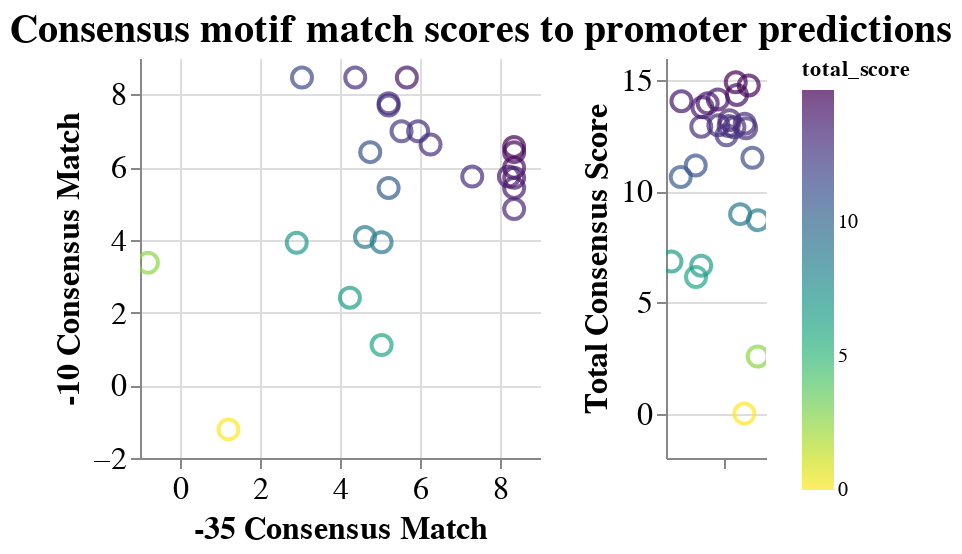

Source (notebook cell):
### Markdown cell above
In this dataframe, `hex1_score` and `hex2_score` represent this predictions log odds score (how well it matches) to the consensus PSSM above. The `total_score` is the sum of `hex1_score` and `hex2_score`. Higher scores indicate better matches to the consensus.

### Code cell
# scatter plot of hex1 vs hex 2
scatter = alt.Chart(
    hex_score_df,
).mark_point().encode(
    x=alt.X('hex1_score:Q',axis=alt.Axis(title="-35 Consensus Match")),
    y=alt.Y('hex2_score:Q',axis=alt.Axis(title="-10 Consensus Match")),
    color=alt.Color('total_score:Q',scale=alt.Scale(scheme='viridis'),sort='descending'),
    size=alt.value(100),
    tooltip=["desc:N","hex1:N",'hex2:N','total_score:Q'],
).properties(
    width=200,
    height=200
).interactive()

# stripplot showing total score (hex1 + hex2)
stripplot = alt.Chart(
    hex_score_df,
).mark_point().encode(
    x=alt.X(
        'jitter:Q',
        title=None,
        axis=alt.Axis(values=[0], ticks=True, grid=False, labels=False),
        scale=alt.Scale()
    ),
    y=alt.Y(
        'total_score:Q',
        axis=alt.Axis(title="Total Consensus Score")),
    color=alt.Color(
        'total_score:Q',
        scale=alt.Scale(scheme='viridis'),
        sort='descending'),
    size=alt.value(100),
    tooltip=["desc:N","hex1:N",'hex2:N','total_score:Q'],
).transform_calculate(
    # Generate Gaussian jitter with a Box-Muller transform
    jitter='sqrt(-2*log(random()))*cos(2*PI*random())'
).properties(height=200, width=50
).interactive()

# horizontally concat plots
combo = alt.hconcat(
    scatter, 
    stripplot,
    title=f"Consensus motif match scores to promoter predictions"
).configure_view(
    stroke=None
).configure_axis(
    labelFontSize=16,
    titleFontSize=16,
).configure_title(
    anchor='middle',
    fontSize=20
)

combo

### Figure 1 — Vega-Lite specification as saved in the notebook (floating-point values rounded to 4 significant figures)
{"config": {"view": {"continuousWidth": 400, "continuousHeight": 300, "stroke": null}, "axis": {"labelFontSize": 16, "titleFontSize": 16}, "title": {"anchor": "middle", "fontSize": 20}}, "hconcat": [{"mark": "point", "encoding": {"color": {"type": "quantitative", "field": "total_score", "scale": {"scheme": "viridis"}, "sort": "descending"}, "size": {"value": 100}, "tooltip": [{"type": "nominal", "field": "desc"}, {"type": "nominal", "field": "hex1"}, {"type": "nominal", "field": "hex2"}, {"type": "quantitative", "field": "total_score"}], "x": {"type": "quantitative", "axis": {"title": "-35 Consensus Match"}, "field": "hex1_score"}, "y": {"type": "quantitative", "axis": {"title": "-10 Consensus Match"}, "field": "hex2_score"}}, "height": 200, "selection": {"selector001": {"type": "interval", "bind": "scales", "encodings": ["x", "y"]}}, "width": 200}, {"mark": "point", "encoding": {"color": {"type": "quantitative", "field": "total_score", "scale": {"scheme": "viridis"}, "sort": "descending"}, "size": {"value": 100}, "tooltip": [{"type": "nominal", "field": "desc"}, {"type": "nominal", "field": "hex1"}, {"type": "nominal", "field": "hex2"}, {"type": "quantitative", "field": "total_score"}], "x": {"type": "quantitative", "axis": {"grid": false, "labels": false, "ticks": true, "values": [0]}, "field": "jitter", "scale": {}, "title": null}, "y": {"type": "quantitative", "axis": {"title": "Total Consensus Score"}, "field": "total_score"}}, "height": 200, "selection": {"selector002": {"type": "interval", "bind": "scales", "encodings": ["x", "y"]}}, "transform": [{"calculate": "sqrt(-2*log(random()))*cos(2*PI*random())", "as": "jitter"}], "width": 50}], "data": {"name": "data-2a594d1cd6d8f25bebde6b23cfae1a8f"}, "title": "Consensus motif match scores to promoter predictions", "$schema": "https://vega.github.io/schema/vega-lite/v4.0.2.json", "datasets": {"data-2a594d1cd6d8f25bebde6b23cfae1a8f": [{"locus_tag": "EQU24_RS02895", "desc": "EQU24_RS02895||exosortase system-associated protein, TIGR04073 family", "motif_block": "TTGACAACATTCAACCTTTAGGCTATTGT", "hex1": "TTGACA", "hex1_score": 8.353, "hex2": "TATTGT", "hex2_score": 5.705, "total_score": 14.06}, {"locus_tag": "EQU24_RS02970", "desc": "EQU24_RS02970|pqqA|pyrroloquinoline quinone precursor peptide PqqA", "motif_block": "TTGCTTTGCCTAAATTATCGTCGTATACT", "hex1": "TTGCTT", "hex1_score": 5.215, "hex2": "TATACT", "hex2_score": 7.692, "total_score": 12.91}, {"locus_tag": "EQU24_RS03495", "desc": "EQU24_RS03495||cold-shock protein", "motif_block": "TTGACTTTGGGGAAATAAGGCATAGAAT", "hex1": "TTGACT", "hex1_score": 7.306, "hex2": "TAGAAT", "hex2_score": 5.74, "total_score": 13.05}, {"locus_tag": "EQU24_RS07185", "desc": "EQU24_RS07185||glutamate--ammonia ligase", "motif_block": "TTGTAATTGAGATCAATTAGTTGCTTATAT", "hex1": "TTGTAA", "hex1_score": 5.04, "hex2": "TTATAT", "hex2_score": 3.934, "total_score": 8.974}, {"locus_tag": "EQU24_RS07390", "desc": "EQU24_RS07390|rpmI|50S ribosomal protein L35", "motif_block": "CTCAAGGAAACTTACTATTTTTAATCG", "hex1": "CTCAAG", "hex1_score": -0.8016, "hex2": "TAATCG", "hex2_score": 3.37, "total_score": 2.568}, {"locus_tag": "EQU24_RS10370", "desc": "EQU24_RS10370|acpP|acyl carrier protein", "motif_block": "GTGATATTTTTATAATATAAAGTATAAT", "hex1": "GTGATA", "hex1_score": 4.381, "hex2": "TATAAT", "hex2_score": 8.462, "total_score": 12.84}, {"locus_tag": "EQU24_RS12095", "desc": "EQU24_RS12095||cytochrome c", "motif_block": "TTGAATTTTTACGTTAAATCCCCTATTCT", "hex1": "TTGAAT", "hex1_score": 5.952, "hex2": "TATTCT", "hex2_score": 6.985, "total_score": 12.94}, {"locus_tag": "EQU24_RS12525", "desc": "EQU24_RS12525|ssrA|transfer-messenger RNA", "motif_block": "TTGCTAATGATGAATTTAATTGTTAATAT", "hex1": "TTGCTA", "hex1_score": 6.263, "hex2": "TAATAT", "hex2_score": 6.618, "total_score": 12.88}, {"locus_tag": "EQU24_RS15100", "desc": "EQU24_RS15100||HU family DNA-binding protein", "motif_block": "TTGACACTTTATGAGTCGTGTTGATATAAA", "hex1": "TTGACA", "hex1_score": 8.353, "hex2": "TATAAA", "hex2_score": 5.984, "total_score": 14.34}, {"locus_tag": "EQU24_RS15535", "desc": "EQU24_RS15535||hypothetical protein", "motif_block": "TTTACTAAGAAAGGCTGATCAAGGTATAGT", "hex1": "TTTACT", "hex1_score": 4.756, "hex2": "TATAGT", "hex2_score": 6.411, "total_score": 11.17}, {"locus_tag": "EQU24_RS15705", "desc": "EQU24_RS15705||cold-shock protein", "motif_block": "TCGATAGACACATCCCATACCTTTTATTCT", "hex1": "TCGATA", "hex1_score": 5.538, "hex2": "TATTCT", "hex2_score": 6.985, "total_score": 12.52}, {"locus_tag": "EQU24_RS15745", "desc": "EQU24_RS15745||cold-shock protein", "motif_block": "TTGCTTTCCTGATTAGCCGGCTTTATTAT", "hex1": "TTGCTT", "hex1_score": 5.215, "hex2": "TATTAT", "hex2_score": 7.756, "total_score": 12.97}, {"locus_tag": "EQU24_RS16195", "desc": "EQU24_RS16195||hypothetical protein", "motif_block": "TTGACATGTTTCTTCGATCATGTTAAAAA", "hex1": "TTGACA", "hex1_score": 8.353, "hex2": "TAAAAA", "hex2_score": 4.847, "total_score": 13.2}, {"locus_tag": "EQU24_RS18060", "desc": "EQU24_RS18060|rplM|50S ribosomal protein L13", "motif_block": "TTTATTGGGTCCTAAACAGAATAAACA", "hex1": "TTTATT", "hex1_score": 4.625, "hex2": "TAAACA", "hex2_score": 4.076, "total_score": 8.701}, {"locus_tag": "EQU24_RS18140", "desc": "EQU24_RS18140|moxF|PQQ-dependent dehydrogenase, methanol/ethanol family", "motif_block": "TTGTAACAACAAACACCGCAATCAATAG", "hex1": "TTGTAA", "hex1_score": 5.04, "hex2": "CAATAG", "hex2_score": 1.105, "total_score": 6.145}, {"locus_tag": "EQU24_RS18355", "desc": "EQU24_RS18355||hypothetical protein", "motif_block": "TTTATAAGATTTCCGTTTATTTTATAAT", "hex1": "TTTATA", "hex1_score": 5.672, "hex2": "TATAAT", "hex2_score": 8.462, "total_score": 14.13}, {"locus_tag": "EQU24_RS19105", "desc": "EQU24_RS19105|rpsT|30S ribosomal protein S20", "motif_block": "TTGACAATAGTAGCACTACGCAAGATAAT", "hex1": "TTGACA", "hex1_score": 8.353, "hex2": "GATAAT", "hex2_score": 5.426, "total_score": 13.78}, {"locus_tag": "EQU24_RS19315", "desc": "EQU24_RS19315|pmoC|methane monooxygenase/ammonia monooxygenase subunit C", "motif_block": "TTGACAAGCCTTTTCGAAATGATAAACT", "hex1": "TTGACA", "hex1_score": 8.353, "hex2": "TAAACT", "hex2_score": 6.554, "total_score": 14.91}, {"locus_tag": "EQU24_RS19765", "desc": "EQU24_RS19765|rnpB|RNase P RNA component class A", "motif_block": "CCGACATGTTTTTAATTCGCGTATAAT", "hex1": "CCGACA", "hex1_score": 3.05, "hex2": "TATAAT", "hex2_score": 8.462, "total_score": 11.51}, {"locus_tag": "EQU24_RS21040", "desc": "EQU24_RS21040|rpmB|50S ribosomal protein L28", "motif_block": "TTCTCGTTGAACGGACGTTTTTTCTTTCG", "hex1": "TTCTCG", "hex1_score": 1.212, "hex2": "CTTTCG", "hex2_score": -1.213, "total_score": -0.00134}, {"locus_tag": "EQU24_RS21560", "desc": "EQU24_RS21560|fbaA|class II fructose-bisphosphate aldolase", "motif_block": "TTGTCGCGAAAACGGGTTTGTTTTTTGAT", "hex1": "TTGTCG", "hex1_score": 4.247, "hex2": "TTTGAT", "hex2_score": 2.408, "total_score": 6.656}, {"locus_tag": "EQU24_RS21565", "desc": "EQU24_RS21565||transaldolase", "motif_block": "CCGATATAGGAATTTGCTGATTAAATACT", "hex1": "CCGATA", "hex1_score": 2.919, "hex2": "AATACT", "hex2_score": 3.919, "total_score": 6.838}, {"locus_tag": "EQU24_RS21665", "desc": "EQU24_RS21665|trxA|thioredoxin TrxA", "motif_block": "TTGACAAAATAACGCCGGCACTCCTATAGT", "hex1": "TTGACA", "hex1_score": 8.353, "hex2": "TATAGT", "hex2_score": 6.411, "total_score": 14.76}, {"locus_tag": "EQU24_RS21720", "desc": "EQU24_RS21720||hypothetical protein", "motif_block": "TTGCTTTTATTTTGGGAATGAGGATAAT", "hex1": "TTGCTT", "hex1_score": 5.215, "hex2": "GATAAT", "hex2_score": 5.426, "total_score": 10.64}, {"locus_tag": "EQU24_RS22110", "desc": "EQU24_RS22110||hypothetical protein", "motif_block": "TTGATATTGCGGCAATCTACGTTAGAAT", "hex1": "TTGATA", "hex1_score": 8.222, "hex2": "TAGAAT", "hex2_score": 5.74, "total_score": 13.96}]}}
